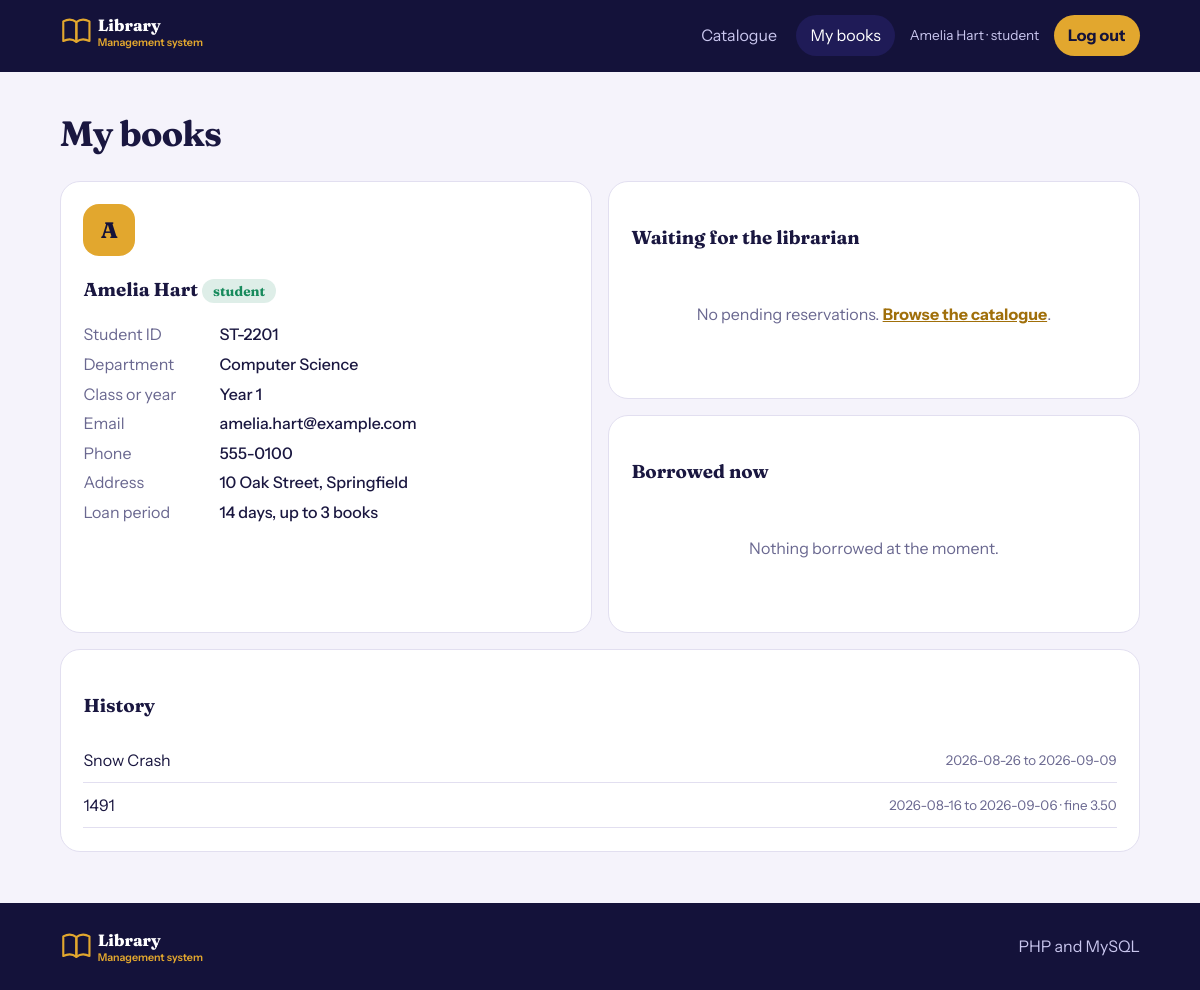
The app's page /my.php (signed in) with its own data.
### tables this page shows
CREATE TABLE users(id INT AUTO_INCREMENT PRIMARY KEY,role ENUM('admin','student','teacher') NOT NULL DEFAULT 'student',name VARCHAR(80),email VARCHAR(120) UNIQUE,password VARCHAR(255),phone VARCHAR(30),id_no VARCHAR(30) UNIQUE,department VARCHAR(80),level VARCHAR(60),address VARCHAR(200),created TIMESTAMP DEFAULT CURRENT_TIMESTAMP);

CREATE TABLE loans(id INT AUTO_INCREMENT PRIMARY KEY,book_id INT,user_id INT,issued DATE,due DATE,returned DATE NULL,fine DECIMAL(6,2) DEFAULT 0,FOREIGN KEY(book_id) REFERENCES books(id),FOREIGN KEY(user_id) REFERENCES users(id));

CREATE TABLE books(id INT AUTO_INCREMENT PRIMARY KEY,isbn VARCHAR(20),title VARCHAR(160),author VARCHAR(120),category VARCHAR(40),year SMALLINT,shelf VARCHAR(12),copies INT,available INT,INDEX(category),FULLTEXT(title,author));

### config.php (called while the page is built, shortened)
<?php
function e($s){ return htmlspecialchars((string)$s, ENT_QUOTES); }
function days($r){ return $r == 'teacher' ? 30 : LOAN_DAYS; }

### my.php (the view, shortened to what this page needs)
<?php require 'includes/layout.php'; auth(); if ($_SESSION['u']['role'] == 'admin') { header('Location: dashboard.php'); exit; }
$id = $_SESSION['u']['id'];
$u = $pdo->prepare('SELECT * FROM users WHERE id=?'); $u->execute([$id]); $u = $u->fetch();
$q = function ($sql) use ($pdo, $id) { $s = $pdo->prepare($sql); $s->execute([$id]); return $s->fetchAll(); };
$res = $q("SELECT r.id,r.requested,b.title,b.author,b.category FROM reservations r JOIN books b ON b.id=r.book_id WHERE r.user_id=? AND r.status='pending' ORDER BY r.id DESC");
$out = $q("SELECT b.title,b.author,b.category,l.issued,l.due,DATEDIFF(CURDATE(),l.due) late FROM loans l JOIN books b ON b.id=l.book_id WHERE l.user_id=? AND l.returned IS NULL ORDER BY l.due");
$his = $q("SELECT b.title,l.issued,l.returned,l.fine FROM loans l JOIN books b ON b.id=l.book_id WHERE l.user_id=? AND l.returned IS NOT NULL ORDER BY l.id DESC LIMIT 8");
top('My books', 'user'); ?>
<main class="wrap"><h1>My books</h1><div class="two"><div class="card profile"><span class="av"><?= e($u['name'][0]) ?></span><h3><?= e($u['name']) ?> <b class="tag"><?= e($u['role']) ?></b></h3>
<dl><dt><?= $u['role'] == 'teacher' ? 'Employee ID' : 'Student ID' ?></dt><dd><?= e($u['id_no']) ?></dd><dt>Department</dt><dd><?= e($u['department']) ?></dd><dt><?= $u['role'] == 'teacher' ? 'Designation' : 'Class or year' ?></dt><dd><?= e($u['level']) ?></dd><dt>Email</dt><dd><?= e($u['email']) ?></dd><dt>Phone</dt><dd><?= e($u['phone']) ?></dd><dt>Address</dt><dd><?= e($u['address']) ?></dd><dt>Loan period</dt><dd><?= days($u['role']) ?> days, up to <?= MAX_ACTIVE[$u['role']] ?> books</dd></dl></div>
<div><div class="card"><h3>Waiting for the librarian</h3><?php  if (!$res) echo '<p class="empty">No pending reservations. <a href="index.php">Browse the catalogue</a>.</p>'; ?></div>
<div class="card"><h3>Borrowed now</h3><?php  if (!$out) echo '<p class="empty">Nothing borrowed at the moment.</p>'; ?></div></div></div>
<div class="card"><h3>History</h3><?php foreach ($his as $r) echo '<p class="row">'.e($r['title']).'<small>'.$r['issued'].' to '.$r['returned'].($r['fine'] > 0 ? ' · fine '.number_format($r['fine'], 2) : '').'</small></p>'; if (!$his) echo '<p class="empty">Returned books will appear here.</p>'; ?></div></main>
<?php bottom();

### includes/layout.php (shortened to what this page needs)
<?php
require_once __DIR__ . '/../config.php';
function logo(){ return '<svg class="logo" viewBox="0 0 250 44" height="36" role="img" aria-label="'.APP.'"><g fill="none" stroke="currentColor" stroke-width="2.6" stroke-linejoin="round" stroke-linecap="round"><path d="M4 9c6-3 11-3 16 1v24c-5-4-10-4-16-1z"/><path d="M20 10c5-4 10-4 16-1v24c-6-3-11-3-16 1z"/></g><text x="46" y="21" class="w1">Library</text><text x="46" y="39" class="w2">Management system</text></svg>'; }
function top($title, $mode = false, $home = false){ global $pdo; if ($mode === 'user') auth(); elseif ($mode) admin();
  $u = $_SESSION['u'] ?? null; $role = $u['role'] ?? ''; $p = basename($_SERVER['PHP_SELF']); $items = ['index.php' => 'Catalogue'];
  if ($role == 'admin') { $n = (int)$pdo->query("SELECT COUNT(*) FROM reservations WHERE status='pending'")->fetchColumn();
    $items += ['dashboard.php'=>'Dashboard','requests.php'=>'Requests'.($n ? " <b class='dot'>$n</b>" : ''),'loans.php'=>'Loans','members.php'=>'Members','books.php'=>'Books']; }
  elseif ($u) $items += ['my.php' => 'My books']; ?>
<!doctype html><html lang="en"><head><meta charset="utf-8"><meta name="viewport" content="width=device-width,initial-scale=1">
<link rel="stylesheet" href="assets/css/style.css"><?= $GLOBALS['css'] ?? '' ?></head><body class="<?= ($home ? 'home ' : '') . ($GLOBALS['bc'] ?? '') ?>"><div class="curtain"></div>
<nav class="nav"><a href="index.php"><?= logo() ?></a><div><?php foreach ($items as $f => $l) echo "<a class='".($p==$f?'on':'')."' href='$f'>$l</a>";
if ($u) echo "<span class='me'>".e($u['name'])." · ".e($role)."</span><a class='pill' href='logout.php'>Log out</a>"; else echo "<a href='login.php'>Log in</a><a class='pill' href='register.php'>Create account</a>"; ?></div></nav>
<?php if ($m = flash()) echo '<p class="flash">'.e($m).'</p>'; }
function bottom(){ ?><footer class="foot"><?= logo() ?><span>PHP and MySQL</span></footer><script src="assets/js/app.js"></script></body></html><?php }

### assets/css/style.css (style rules this page uses)
:root { --ink:#14123a;--ink2:#1f1b57;--paper:#f5f3fb;--brass:#e2a72e;--card:#fff;--tx:#1a1740;--mute:#6a6890;--line:#e2dff0;--bad:#d64550 }
* { box-sizing:border-box }
body { margin:0;font:16px/1.55 'Instrument Sans',sans-serif;background:var(--paper);color:var(--tx) }
h1,h2,h3,.w1,.cover b { font-family:Fraunces,serif }
h1 { font-size:2.2rem;margin:0 0 1.2rem;letter-spacing:-.02em }
small { color:var(--mute) }
.logo { color:var(--brass) }
.logo .w1 { font:800 20px Fraunces;fill:#fff }
.logo .w2 { font:600 13px 'Instrument Sans';fill:var(--brass) }
.nav { background:var(--ink);display:flex;justify-content:space-between;align-items:center;padding:.9rem 5vw;flex-wrap:wrap;gap:.6rem;position:relative;z-index:5 }
.nav div { display:flex;gap:.3rem;align-items:center;flex-wrap:wrap }
.nav div a { color:#c9c6ee;text-decoration:none;padding:.5rem .9rem;border-radius:99px;transition:.2s }
.nav div a:hover,.nav div a.on { color:#fff;background:var(--ink2) }
.nav .pill { background:var(--brass);color:var(--ink);font-weight:700 }
dl { display:grid;grid-template-columns:auto 1fr;gap:.3rem 1rem;margin:1rem 0 }
dt { color:var(--mute) }
dd { margin:0;font-weight:500 }
.tag { display:inline-block;background:rgba(23,138,92,.14);color:#178a5c;padding:.1rem .7rem;border-radius:99px;font-size:.85rem }
.wrap { padding:2.2rem 5vw;max-width:1200px;margin:auto }
.card { background:var(--card);border-radius:20px;padding:1.4rem;margin-bottom:1rem;border:1px solid var(--line) }
.two { display:grid;grid-template-columns:repeat(auto-fit,minmax(320px,1fr));gap:1rem }
.row { display:flex;justify-content:space-between;align-items:center;gap:.6rem;border-bottom:1px solid var(--line);padding:.6rem 0;margin:0 }
.row small { margin-left:auto }
.empty { padding:2rem;text-align:center;color:var(--mute) }
.foot { display:flex;justify-content:space-between;align-items:center;flex-wrap:wrap;gap:1rem;padding:1.6rem 5vw;background:var(--ink);color:#c9c6ee }
.nav .me { color:#c9c6ee;font-size:.85rem;padding:0 .6rem }
.panel a,.empty a { color:#a06f0a;font-weight:700 }
.profile { text-align:left }
.av { width:52px;height:52px;border-radius:16px;display:grid;place-items:center;font:800 1.4rem Fraunces;background:var(--brass);color:var(--ink) }
.profile dl { grid-template-columns:120px 1fr }

### records on screen
users: name "Amelia Hart", role "student", name "A", id_no "ST-2201", department "Computer Science", level "Year 1", email "amelia.hart@example.com", phone "555-0100", address "10 Oak Street, Springfield", role "14", role "3"
loans: book.title "Snow Crash", issued "2026-08-26", returned "2026-09-09"
loans: book.title "1491", issued "2026-08-16", returned "2026-09-06", fine "3.50"

### other values on screen
$l "Catalogue"
$l "My books"
